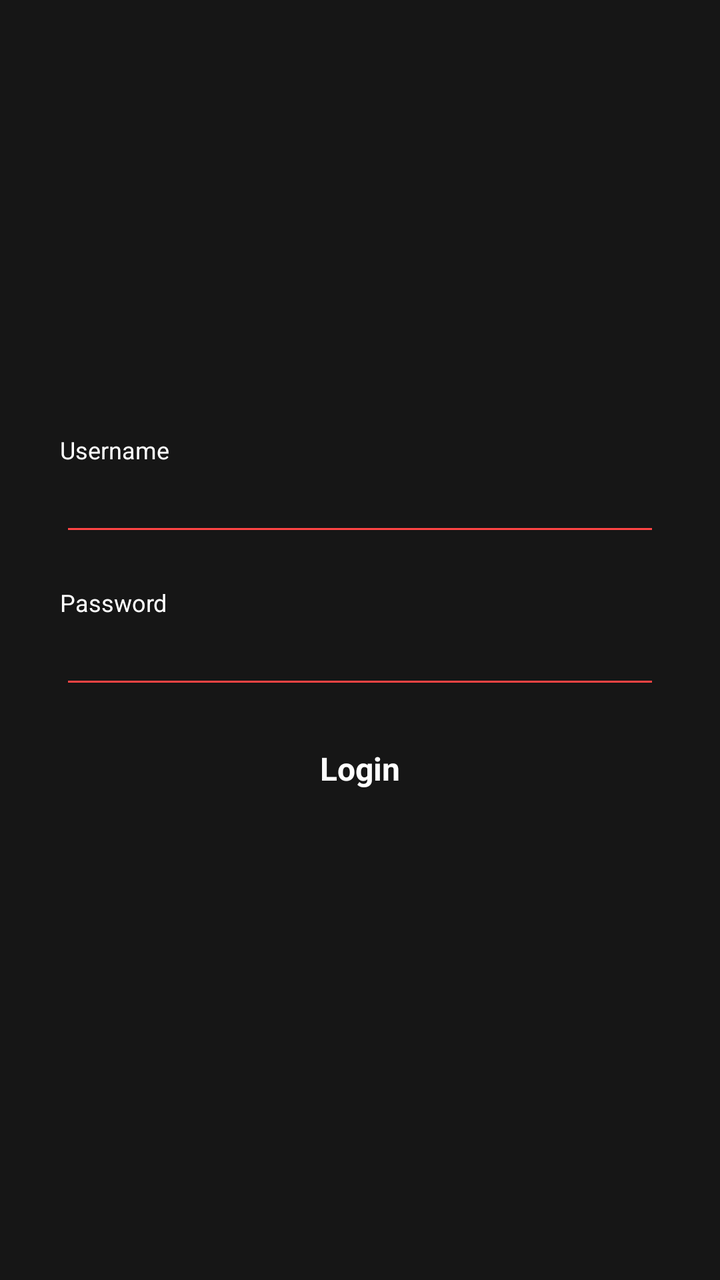
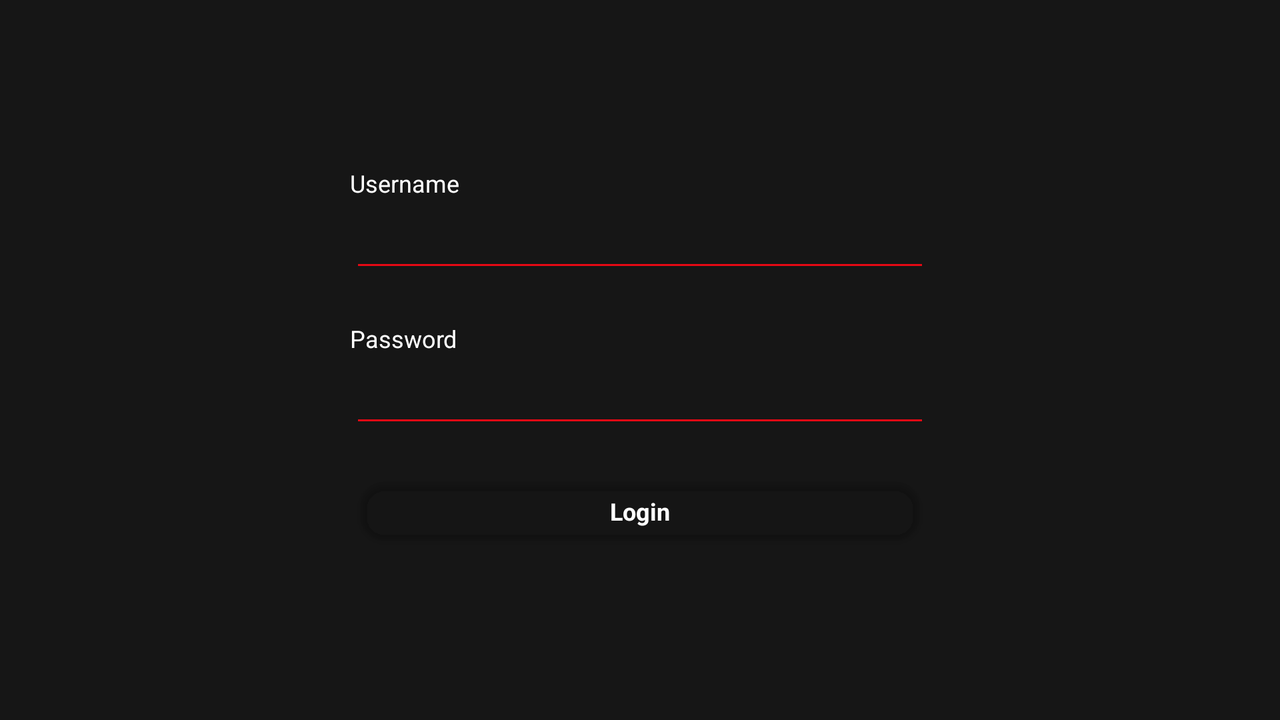

The same Android screen from two of the app's own layout files: first res/layout/ as a phone draws it, then the author's variant for another configuration, drawn on a device whose configuration selects that folder. Both files follow.
<!-- AndroidManifest.xml: activity theme SuperTvDefault.NoActionBar -->
<!-- res/layout/activity_login.xml -->
<?xml version="1.0" encoding="utf-8"?>
<androidx.constraintlayout.widget.ConstraintLayout xmlns:android="http://schemas.android.com/apk/res/android"
    xmlns:app="http://schemas.android.com/apk/res-auto"
    xmlns:tools="http://schemas.android.com/tools"
    android:layout_width="match_parent"
    android:layout_height="match_parent"
    tools:context=".view.LoginActivity">

    <LinearLayout
        android:id="@+id/test"
        android:layout_width="match_parent"
        android:layout_height="wrap_content"
        android:layout_margin="@dimen/dip_30"
        android:layout_marginStart="30dp"
        android:layout_marginLeft="30dp"
        android:layout_marginEnd="30dp"
        android:layout_marginRight="30dp"
        android:layout_marginBottom="504dp"
        android:orientation="vertical"
        app:layout_constraintBottom_toBottomOf="parent"
        app:layout_constraintEnd_toEndOf="parent"
        app:layout_constraintStart_toStartOf="parent"
        app:layout_constraintTop_toTopOf="parent">

        <TextView
            style="@style/text"
            android:layout_width="wrap_content"
            android:layout_height="wrap_content"
            android:text="@string/login_screen_username" />

        <EditText
            android:id="@+id/edit_username"
            android:layout_width="match_parent"
            android:layout_height="@dimen/dip_40"
            android:backgroundTint="@android:color/holo_red_light"
            android:nextFocusDown="@id/edit_password"
            android:inputType="textEmailAddress"
            android:imeOptions="actionNext"/>

        <View
            android:layout_width="match_parent"
            android:layout_height="20dp"
            android:background="@color/transparent" />

        <TextView
            style="@style/text"
            android:layout_width="wrap_content"
            android:layout_height="wrap_content"
            android:text="@string/login_screen_password" />

        <EditText
            android:id="@+id/edit_password"
            android:layout_width="match_parent"
            android:layout_height="@dimen/dip_40"
            android:imeActionId="@+id/login"
            android:nextFocusDown="@id/cv_loginScreen_login"
            android:backgroundTint="@android:color/holo_red_light"
            android:inputType="textPassword"
            tools:ignore="InvalidImeActionId"
            android:imeOptions="actionDone"/>
        <LinearLayout
            android:layout_width="match_parent"
            android:layout_height="@dimen/dip_30"
            android:layout_marginTop="@dimen/dip_20"
            android:layout_marginBottom="@dimen/dip_24"
            android:orientation="horizontal">

            <View
                android:layout_width="0dp"
                android:layout_height="match_parent"
                android:layout_weight="2.5"
                />
                <TextView
                    android:id="@+id/cv_loginScreen_login"
                    android:layout_width="match_parent"
                    android:layout_height="match_parent"
                    android:gravity="center"
                    android:text="@string/login_screen_login"
                    android:textColor="@color/white"
                    android:textSize="@dimen/sp_16"
                    android:focusable="true"
                    android:background="@drawable/login_background"
                    android:textStyle="bold" />
            <View
                android:layout_width="0dp"
                android:layout_height="match_parent"
                android:layout_weight="2.5"
                android:background="@color/transparent" />
        </LinearLayout>
    </LinearLayout>


</androidx.constraintlayout.widget.ConstraintLayout>
<!-- resources referenced by this layout -->
<resources>
  <color name="transparent">#0000</color>
  <color name="white">#fff</color>
  <dimen name="dip_20">20dp</dimen>
  <dimen name="dip_24">24dp</dimen>
  <dimen name="dip_30">30dp</dimen>
  <dimen name="dip_40">40dp</dimen>
  <dimen name="sp_16">16sp</dimen>
  <!-- drawable login_background (drawable) -->
  <?xml version="1.0" encoding="utf-8"?>
  <selector xmlns:android="http://schemas.android.com/apk/res/android">
  
      <item android:state_pressed="true"
          android:drawable="@color/netflix_red"/>
      <item android:state_focused="true"
          android:drawable="@color/wp_red"/>
      <item android:drawable="@color/catalyst_redbox_background"/>
  </selector>
  <string name="login_screen_login">Login</string>
  <string name="login_screen_password">Password</string>
  <string name="login_screen_username">Username</string>
  <style name="text">
          <item name="android:textColor">@color/white</item>
          <item name="android:textSize">@dimen/sp_12</item>
      </style>
  <style name="SuperTvDefault.NoActionBar">
          <item name="windowActionBar">false</item>
          <item name="windowNoTitle">true</item>
      </style>
  <color name="netflix_red">#e50914</color>
  <color name="wp_red">#E52623</color>
  <dimen name="sp_12">12sp</dimen>
</resources>
<!-- res/layout-land/activity_login.xml (the author's variant of the layout above) -->
<!-- drawn on the phone turned sideways -->
<?xml version="1.0" encoding="utf-8"?>
<androidx.constraintlayout.widget.ConstraintLayout xmlns:android="http://schemas.android.com/apk/res/android"
    xmlns:app="http://schemas.android.com/apk/res-auto"
    xmlns:tools="http://schemas.android.com/tools"
    android:layout_width="match_parent"
    android:layout_height="match_parent"
    tools:context=".view.LoginActivity">

    <LinearLayout
        android:id="@+id/test"
        android:layout_width="match_parent"
        android:layout_height="match_parent"
        android:layout_margin="@dimen/dip_30"
        android:orientation="vertical"
        app:layout_constraintBottom_toBottomOf="parent"
        app:layout_constraintEnd_toEndOf="parent"
        app:layout_constraintStart_toStartOf="parent"
        app:layout_constraintTop_toTopOf="parent">
        <LinearLayout
            android:layout_width="match_parent"
            android:layout_height="match_parent"
            android:orientation="horizontal">
            <View
                android:layout_width="0dp"
                android:layout_height="match_parent"
                android:layout_weight="1"/>
            <LinearLayout
                android:layout_width="0dp"
                android:layout_height="match_parent"
                android:layout_weight="2"
                android:gravity="center_vertical"
                android:orientation="vertical">
                <LinearLayout
                    android:gravity="center_vertical"
                    android:orientation="horizontal"
                    android:layout_width="wrap_content"
                    android:layout_height="wrap_content">
                </LinearLayout>
                <TextView
                    style="@style/text"
                    android:layout_width="wrap_content"
                    android:layout_height="wrap_content"
                    android:text="@string/login_screen_username" />

                <EditText
                    android:id="@+id/edit_username"
                    android:layout_width="match_parent"
                    android:layout_height="wrap_content"
                    android:backgroundTint="@color/netflix_red"
                    android:nextFocusDown="@id/edit_password"
                    android:textColorHint="@color/netflix_red"
                    android:inputType="textEmailAddress"
                    android:imeOptions="actionNext"/>

                <View
                    android:layout_width="match_parent"
                    android:layout_height="20dp"
                    android:background="@color/transparent" />

                <TextView
                    style="@style/text"
                    android:layout_width="wrap_content"
                    android:layout_height="wrap_content"
                    android:text="@string/login_screen_password" />

                <EditText
                    android:id="@+id/edit_password"
                    android:layout_width="match_parent"
                    android:layout_height="wrap_content"
                    android:imeActionId="@+id/login"
                    android:backgroundTint="@color/netflix_red"
                    android:inputType="textPassword"
                    android:textColorHint="@color/netflix_red"
                    tools:ignore="InvalidImeActionId"
                    android:imeOptions="actionDone"/>

                <androidx.cardview.widget.CardView
                    android:layout_width="match_parent"
                    android:layout_height="wrap_content"
                    android:layout_marginTop="@dimen/dip_16"
                    app:cardBackgroundColor="@color/transparent"
                    app:cardCornerRadius="@dimen/dip_12"
                    app:cardUseCompatPadding="true"
                    >
                    <RelativeLayout
                        android:layout_width="match_parent"
                        android:layout_height="wrap_content"
                        >
                        <TextView
                            android:id="@+id/cv_loginScreen_login"
                            android:layout_width="match_parent"
                            android:layout_height="wrap_content"
                            android:focusable="true"
                            style="@style/play_text"
                            android:text="@string/login_screen_login"
                            />
                    </RelativeLayout>

                </androidx.cardview.widget.CardView>
            </LinearLayout>
            <View
                android:layout_width="0dp"
                android:layout_height="match_parent"
                android:layout_weight="1"/>
        </LinearLayout>
    </LinearLayout>
</androidx.constraintlayout.widget.ConstraintLayout>
<!-- resources referenced by the variant -->
<!-- as the phone turned sideways resolves them -->
<resources>
  <color name="netflix_red">#e50914</color>
  <color name="transparent">#0000</color>
  <!-- from res/values-land/ -->
  <dimen name="dip_12">12dp</dimen>
  <!-- from res/values-land/ -->
  <dimen name="dip_16">16dp</dimen>
  <!-- from res/values-land/ -->
  <dimen name="dip_30">30dp</dimen>
  <string name="login_screen_login">Login</string>
  <string name="login_screen_password">Password</string>
  <string name="login_screen_username">Username</string>
  <style name="play_text">
          <item name="android:gravity">center</item>
          <item name="android:textColor">@color/white</item>
          <item name="android:textSize">@dimen/sp_12</item>
          <item name="android:focusable">true</item>
          <item name="android:textStyle">bold</item>
          <item name="android:paddingStart">@dimen/dip_16</item>
          <item name="android:paddingEnd">@dimen/dip_16</item>
          <item name="android:paddingTop">@dimen/dip_6</item>
          <item name="android:paddingBottom">@dimen/dip_6</item>
          <item name="android:background">@drawable/play_background_trailer</item>
      </style>
  <style name="text">
          <item name="android:textColor">@color/white</item>
          <item name="android:textSize">@dimen/sp_12</item>
      </style>
  <style name="SuperTvDefault.NoActionBar">
          <item name="windowActionBar">false</item>
          <item name="windowNoTitle">true</item>
      </style>
  <color name="white">#fff</color>
  <!-- from res/values-land/ -->
  <dimen name="sp_12">12sp</dimen>
  <!-- from res/values-land/ -->
  <dimen name="dip_6">6dp</dimen>
</resources>
